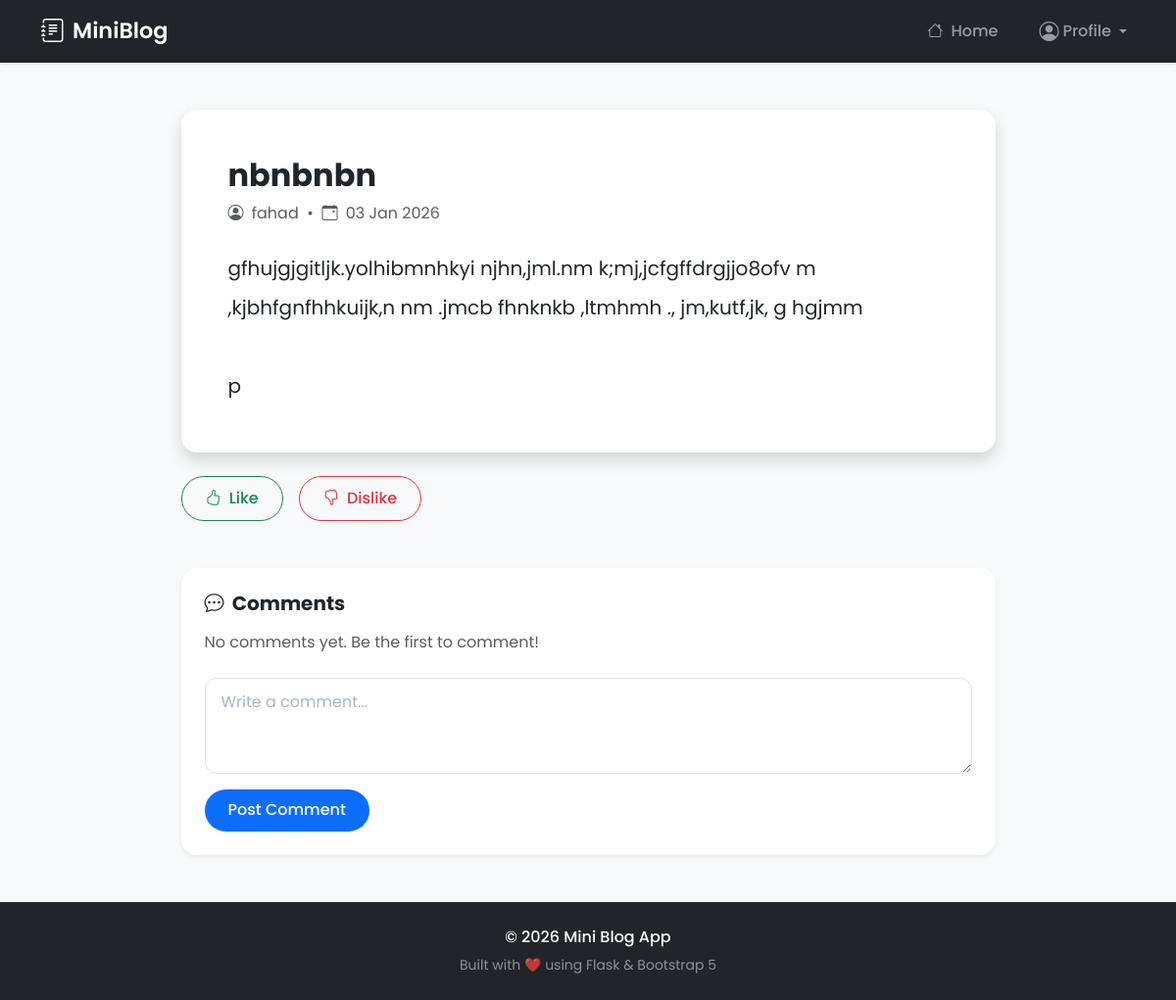
Page /home/blog/3 (signed in) on the committed database.
### wesite/models.py (models this page shows)
class Blog(db.Model):
    __tablename__ = 'blog'
    id = db.Column(db.Integer, primary_key=True)
    title = db.Column(db.String(255), nullable=False)
    mini_blog = db.Column(db.Text, nullable=False)
    created_by = db.Column(
        db.Integer,
        db.ForeignKey('user_info.id', ondelete='CASCADE'),
        nullable=False
    )
    dlt = db.Column(db.Boolean, default=False)
    created_at = db.Column(
        db.DateTime(timezone=True),
        server_default=func.now()
    )
    comments = db.relationship(
        'BlogComment',
        backref='blog',
        cascade='all, delete',
        passive_deletes=True
    )
    reactions = db.relationship(
        'BlogReaction',
        backref='blog',
        cascade='all, delete',
        passive_deletes=True
    )

class UserInfo(db.Model, UserMixin):
    __tablename__ = 'user_info'
    id = db.Column(db.Integer, primary_key=True)
    first_name = db.Column(db.String(150), nullable=False)
    last_name = db.Column(db.String(150), nullable=False)
    user_name = db.Column(db.String(150), unique=True, nullable=False)
    email = db.Column(db.String(150), unique=True, nullable=False)
    contact = db.Column(db.String(150))
    bio = db.Column(db.Text)
    password = db.Column(db.String(255), nullable=False)
    created_at = db.Column(
        db.DateTime(timezone=True),
        server_default=func.now()
    )
    blogs = db.relationship(
        'Blog',
        backref='author',
        cascade='all, delete',
        passive_deletes=True
    )
    comments = db.relationship(
        'BlogComment',
        backref='user',
        cascade='all, delete',
        passive_deletes=True
    )
    reactions = db.relationship(
        'BlogReaction',
        backref='user',
        cascade='all, delete',
        passive_deletes=True
    )

### wesite/views.py (the view)
@views.route('home/blog/<int:id>',methods=['POST','GET'])
@login_required
def view_blog(id):
    blog = Blog.query.get_or_404(id)
    return render_template('view_blog.html',blog=blog,user=current_user)

### wesite/__init__.py (called while the page is built)
def create_app():
    app = Flask(__name__)
    app.config['SECRET_KEY'] = "nothing"
    app.config['SQLALCHEMY_DATABASE_URI'] = f"sqlite:///{DB_NAME}"
    app.config['SQLALCHEMY_TRACK_MODIFICATIONS'] = False
    db.init_app(app)
    from .views import views
    app.register_blueprint(views, url_prefix='/')
    from .auth import auth
    app.register_blueprint(auth, url_prefix='/')
    from .models import UserInfo,Blog, BlogComment, BlogReaction
    create_database(app)
    login_manager = LoginManager()
    login_manager.login_view='auth.login'
    login_manager.init_app(app)
    @login_manager.user_loader
    def load_user(id):
        return UserInfo.query.get(int(id))
    return app

### wesite/templates/view_blog.html (shortened to what this page needs)
{% extends "base.html" %}
{% block content %}
<div class="row justify-content-center">
    <div class="col-lg-9 col-md-11">
        <div class="card shadow border-0 rounded-4 mb-4">
            <div class="card-body p-5">
                <h2 class="fw-bold mb-2">
                    {{ blog.title }}
                </h2>
                <p class="text-muted mb-4">
                    <i class="bi bi-person-circle me-1"></i>
                    {{ blog.author.user_name }}
                    &nbsp;•&nbsp;
                    <i class="bi bi-calendar-event me-1"></i>
                    {{ blog.created_at.strftime('%d %b %Y') }}
                </p>
                <div class="fs-5 lh-lg">
                    {{ blog.mini_blog | replace('\n', '<br>') | safe }}
                </div>
            </div>
        </div>
        <div class="d-flex gap-3 mb-5">
            <button class="btn btn-outline-success">
                <i class="bi bi-hand-thumbs-up me-1"></i> Like
            </button>
            <button class="btn btn-outline-danger">
                <i class="bi bi-hand-thumbs-down me-1"></i> Dislike
            </button>
        </div>
        <div class="card shadow-sm border-0 rounded-4">
            <div class="card-body p-4">
                <h5 class="fw-bold mb-3">
                    <i class="bi bi-chat-dots me-1"></i> Comments
                </h5>
                {% if blog.comments %}
                {% for comment in blog.comments %}
                <div class="mb-3 pb-3 border-bottom">
                    <div class="fw-semibold">
                        {{ comment.user.user_name }}
                    </div>
                    <small class="text-muted">
                        {{ comment.created_at.strftime('%d %b %Y, %I:%M %p') }}
                    </small>
                    <p class="mt-2 mb-0">
                        {{ comment.comment_text }}
                    </p>
                </div>
                {% endfor %}
                {% else %}
                <p class="text-muted">No comments yet. Be the first to comment!</p>
                {% endif %}
                {% if current_user.is_authenticated %}
                <form method="POST" class="mt-4">
                    <div class="mb-3">
                        <textarea class="form-control" name="comment" rows="3" placeholder="Write a comment..."
                            required></textarea>
                    </div>
                    <button type="submit" class="btn btn-primary">
                        Post Comment
                    </button>
                </form>
                {% else %}
                <p class="text-muted mt-3">
                    <a href="/login">Login</a> to write a comment.
                </p>
                {% endif %}
            </div>
        </div>
    </div>
</div>
{% endblock %}

### wesite/static/css/style.css (style rules this page uses)
* { box-sizing: border-box; }
body { margin: 0; font-family: 'Poppins', sans-serif; background: #f8f9fa; color: #212529; }
.card { background-color: #ffffff; border: none; border-radius: 16px; overflow: hidden; }
.form-control { border-radius: 12px; padding: 0.75rem 1rem; border: 1px solid #dee2e6; }
.form-control::placeholder { color: #adb5bd; }
.btn { border-radius: 50px; font-weight: 500; padding: 0.6rem 1.5rem; transition: all 0.2s ease; }
.btn-primary { background-color: #0d6efd; border: none; }
.card, .hero { animation: fadeIn 0.6s cubic-bezier(0.16, 1, 0.3, 1); }

### rows in the picture
Blog: title "nbnbnbn", created_at "03 Jan 2026", mini_blog "gfhujgjgitljk.yolhibmnhkyi njhn,jml.nm k;mj,jcfgffdrgjjo8ofv m ,kjbhfgnfhhkuijk,n nm .jmcb fhnknkb ,ltmhmh ., jm,kutf,jk, g hgjmm p"
UserInfo: author.user_name "fahad"
